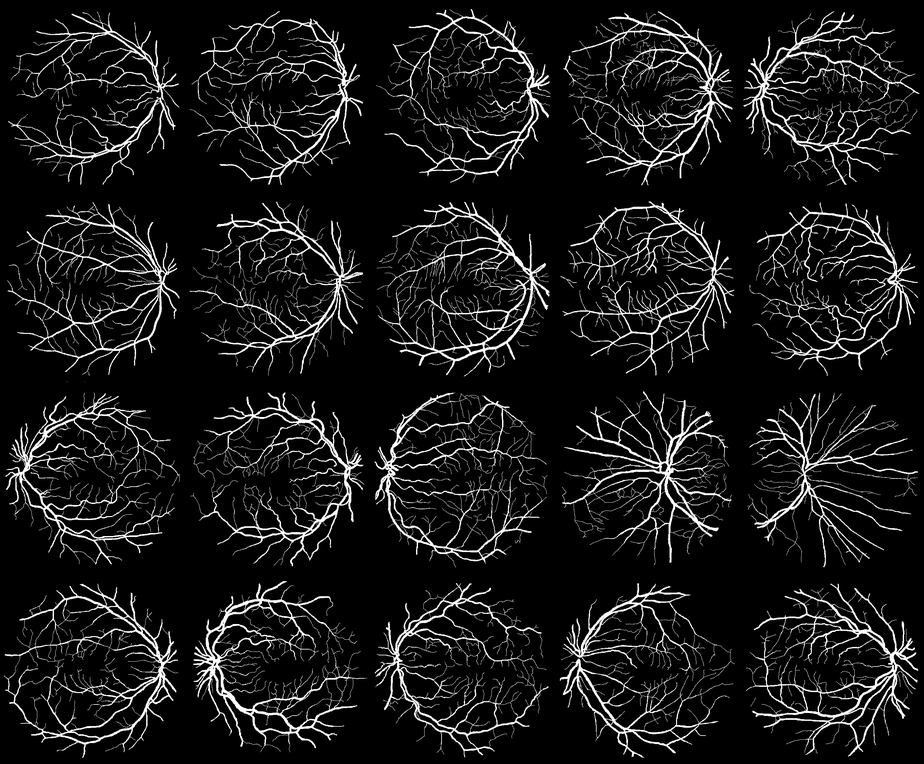
#> input picture vessel/all_groundTruths.png, 924 x 764 px, shrunk from 2825 x 2336 before the run, found by its file name
$ python vessel.py
#> lines starting #> are read from the running program, lines starting #| are printed output that depends on the picture; after the words box and inside, x2 and y2 are one past the last pixel; in counts of white or black regions, pixels touching at a corner belong together
import cv2
import numpy as np

# 读取金标准和模型预测图像
img_gt = cv2.imread("/home/lixiang/CFP_OCT_visual/vessel/all_groundTruths.png", cv2.IMREAD_GRAYSCALE)
#> img_gt is the input picture: shape (764, 924); min 0, max 255, mean 23.6
img_pred = cv2.imread("/home/lixiang/CFP_OCT_visual/vessel/all_predictions.png", cv2.IMREAD_GRAYSCALE)
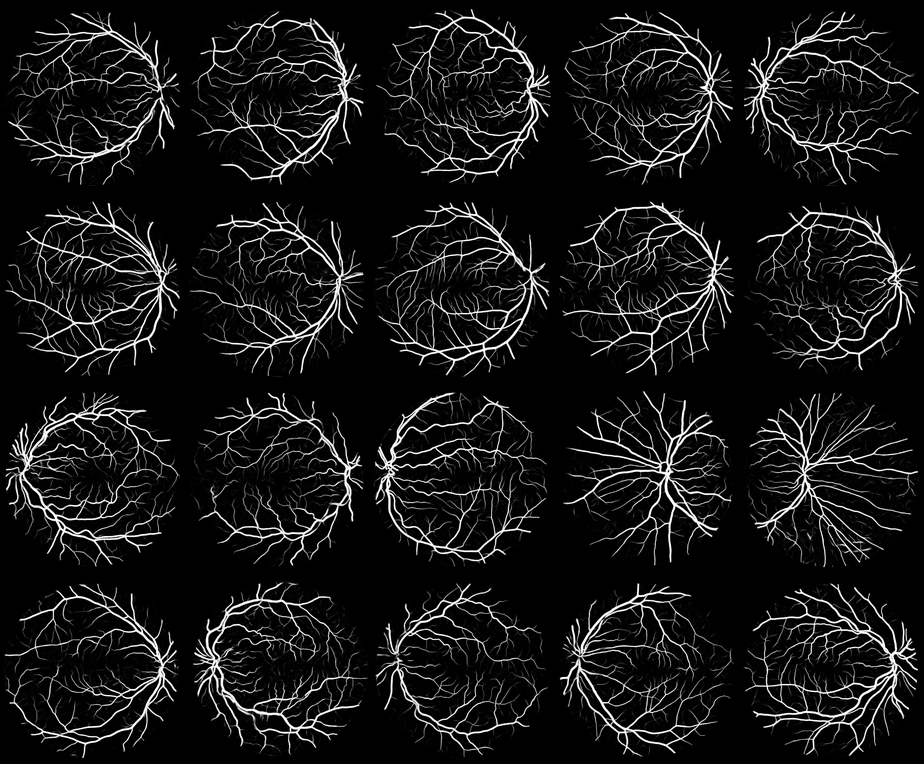
#> input picture vessel/all_predictions.png, 924 x 764 px, shrunk from 2825 x 2336 before the run, found by its file name
#> img_pred is the input picture: shape (764, 924); min 0, max 255, mean 22

# 将像素值为255的预测结果二值化为1，其他为0
_, img_pred = cv2.threshold(img_pred, 127, 1, cv2.THRESH_BINARY)
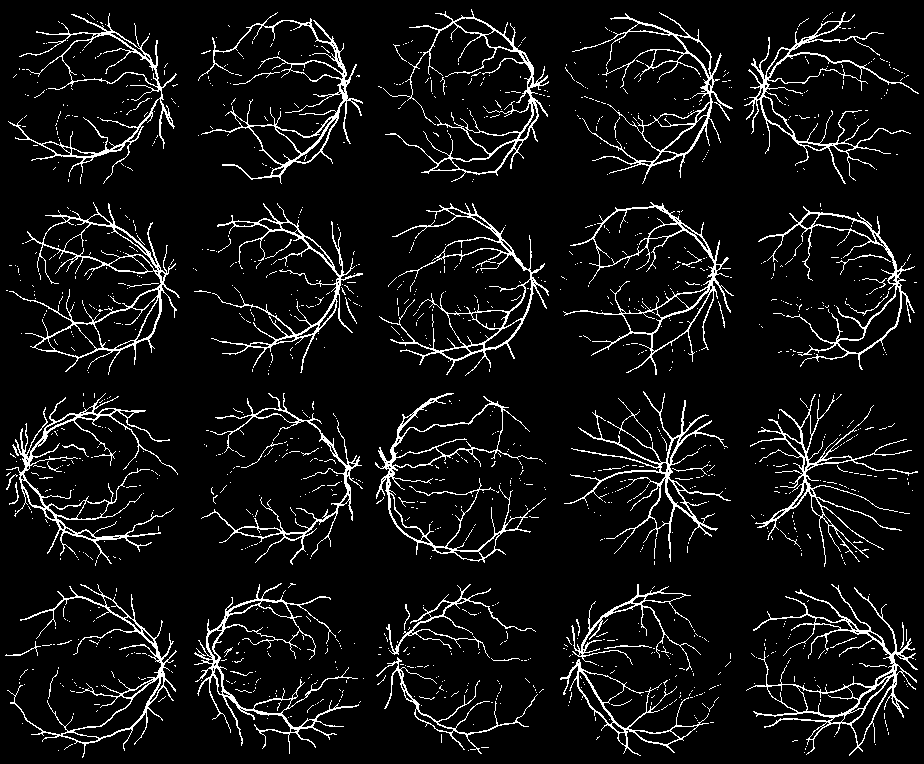
#> img_pred: shape (764, 924); values 0 (black) and 1 (white), 7.4% white in thin lines or dots

# 计算True Positive、False Negative和False Positive的掩码图像
mask_tp = np.zeros_like(img_gt)
mask_fn = np.zeros_like(img_gt)
mask_fp = np.zeros_like(img_gt)
mask_tp[(img_gt == 255) & (img_pred == 1)] = 1
mask_fn[(img_gt == 255) & (img_pred == 0)] = 1
mask_fp[(img_gt == 0) & (img_pred == 1)] = 1

# 可视化结果
img_vis_gray = np.zeros_like(img_gt)
img_vis_gray[mask_tp > 0] = 255 # True Positive
img_vis_gray[mask_fn > 0] = 128 # False Negative
img_vis_gray[mask_fp > 0] = 64 # False Positive
img_vis = cv2.cvtColor(img_vis_gray, cv2.COLOR_GRAY2BGR)
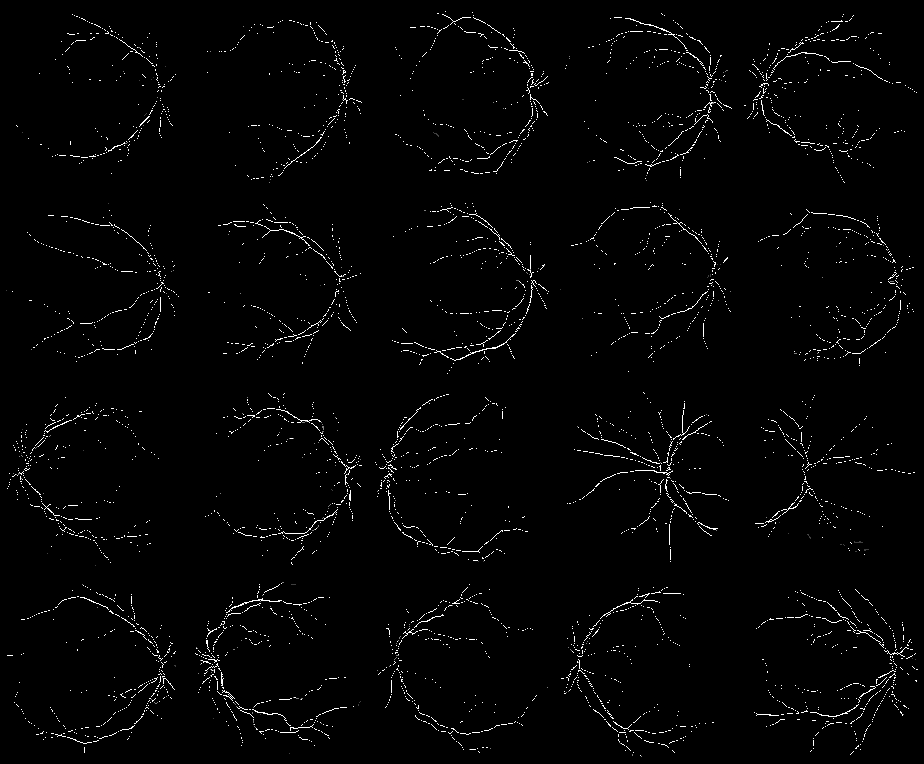
#> img_vis: shape (764, 924, 3); min 0, max 255, mean 4.5

# 为不同的掩码图像分配不同的颜色
img_vis[mask_tp > 0] = (0, 255, 0) # True Positive
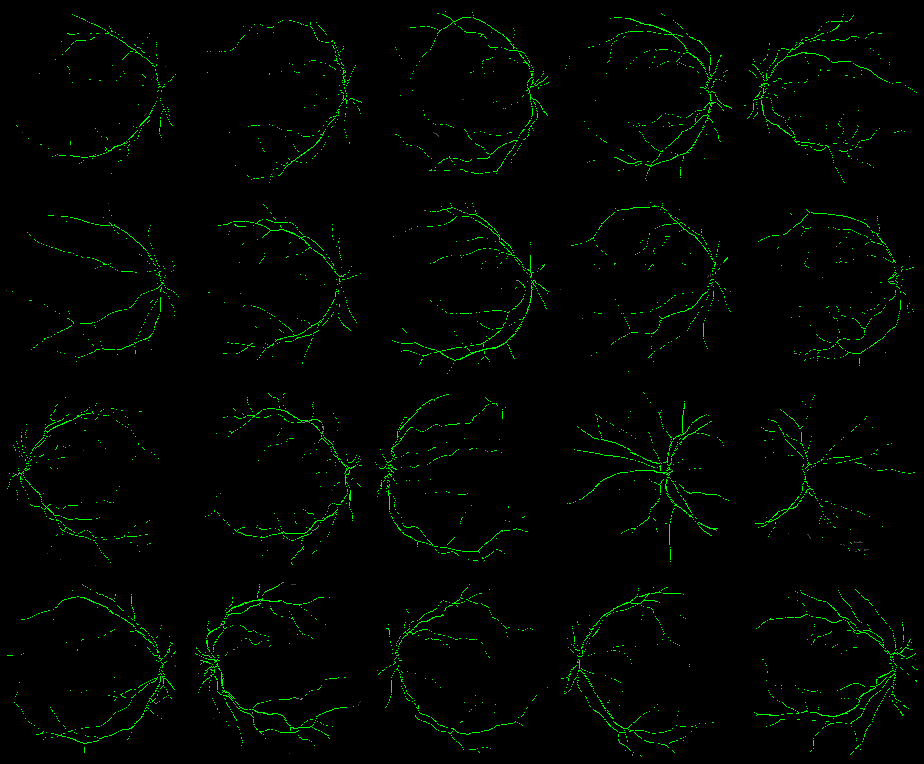
#> img_vis: shape (764, 924, 3); 1.73% of pixels changed, all inside (x1, y1, x2, y2) = (7, 11, 918, 756)
img_vis[mask_fn > 0] = (0, 0, 255) # False Negative
#> img_vis: shape (764, 924, 3); 0.03% of pixels changed, all inside (x1, y1, x2, y2) = (13, 26, 904, 757)
img_vis[mask_fp > 0] = (0, 140, 255) # False Positive
#> img_vis: shape (764, 924, 3); mean B, G, R 0, 4.4, 0.1

# 保存可视化结果
cv2.imwrite("visualization.png", img_vis)
